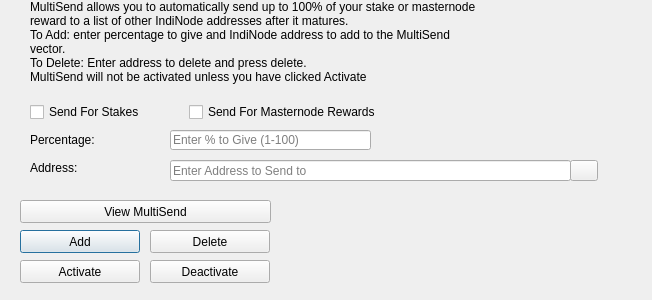
<?xml version="1.0" encoding="UTF-8"?>
<ui version="4.0">
 <class>MultiSendDialog</class>
 <widget class="QDialog" name="MultiSendDialog">
  <property name="windowModality">
   <enum>Qt::NonModal</enum>
  </property>
  <property name="geometry">
   <rect>
    <x>0</x>
    <y>0</y>
    <width>652</width>
    <height>300</height>
   </rect>
  </property>
  <property name="windowTitle">
   <string>MultiSend</string>
  </property>
  <widget class="QLineEdit" name="multiSendPercentEdit">
   <property name="geometry">
    <rect>
     <x>170</x>
     <y>130</y>
     <width>201</width>
     <height>20</height>
    </rect>
   </property>
   <property name="toolTip">
    <string>Enter whole numbers 1 - 100</string>
   </property>
   <property name="placeholderText">
    <string>Enter % to Give (1-100)</string>
   </property>
  </widget>
  <widget class="QLineEdit" name="multiSendAddressEdit">
   <property name="geometry">
    <rect>
     <x>170</x>
     <y>160</y>
     <width>401</width>
     <height>21</height>
    </rect>
   </property>
   <property name="toolTip">
    <string/>
   </property>
   <property name="placeholderText">
    <string>Enter Address to Send to</string>
   </property>
  </widget>
  <widget class="QLabel" name="label_2">
   <property name="geometry">
    <rect>
     <x>30</x>
     <y>0</y>
     <width>451</width>
     <height>121</height>
    </rect>
   </property>
   <property name="lineWidth">
    <number>1</number>
   </property>
   <property name="text">
    <string>MultiSend allows you to automatically send up to 100% of your stake or masternode reward to a list of other IndiNode addresses after it matures.
To Add: enter percentage to give and IndiNode address to add to the MultiSend vector.
To Delete: Enter address to delete and press delete.
MultiSend will not be activated unless you have clicked Activate</string>
   </property>
   <property name="alignment">
    <set>Qt::AlignLeading|Qt::AlignLeft|Qt::AlignTop</set>
   </property>
   <property name="wordWrap">
    <bool>true</bool>
   </property>
  </widget>
  <widget class="QLabel" name="message">
   <property name="geometry">
    <rect>
     <x>290</x>
     <y>200</y>
     <width>351</width>
     <height>91</height>
    </rect>
   </property>
   <property name="text">
    <string/>
   </property>
  </widget>
  <widget class="QPushButton" name="addButton">
   <property name="geometry">
    <rect>
     <x>20</x>
     <y>230</y>
     <width>120</width>
     <height>23</height>
    </rect>
   </property>
   <property name="toolTip">
    <string/>
   </property>
   <property name="statusTip">
    <string>Add to MultiSend Vector</string>
   </property>
   <property name="text">
    <string>Add</string>
   </property>
  </widget>
  <widget class="QPushButton" name="disableButton">
   <property name="geometry">
    <rect>
     <x>150</x>
     <y>260</y>
     <width>120</width>
     <height>23</height>
    </rect>
   </property>
   <property name="statusTip">
    <string>Deactivate MultiSend</string>
   </property>
   <property name="text">
    <string>Deactivate</string>
   </property>
  </widget>
  <widget class="QPushButton" name="addressBookButton">
   <property name="geometry">
    <rect>
     <x>570</x>
     <y>160</y>
     <width>28</width>
     <height>21</height>
    </rect>
   </property>
   <property name="toolTip">
    <string>Choose an address from the address book</string>
   </property>
   <property name="text">
    <string/>
   </property>
   <property name="icon">
    <iconset resource="../indinode.qrc">
     <normaloff>:/icons/address-book</normaloff>:/icons/address-book</iconset>
   </property>
   <property name="shortcut">
    <string>Alt+A</string>
   </property>
   <property name="autoDefault">
    <bool>false</bool>
   </property>
  </widget>
  <widget class="QLabel" name="label">
   <property name="geometry">
    <rect>
     <x>30</x>
     <y>130</y>
     <width>121</width>
     <height>20</height>
    </rect>
   </property>
   <property name="toolTip">
    <string>Percentage of stake to send</string>
   </property>
   <property name="text">
    <string>Percentage:</string>
   </property>
  </widget>
  <widget class="QLabel" name="label_5">
   <property name="geometry">
    <rect>
     <x>30</x>
     <y>160</y>
     <width>111</width>
     <height>16</height>
    </rect>
   </property>
   <property name="toolTip">
    <string>Address to send portion of stake to</string>
   </property>
   <property name="text">
    <string>Address:</string>
   </property>
  </widget>
  <widget class="QPushButton" name="deleteButton">
   <property name="geometry">
    <rect>
     <x>150</x>
     <y>230</y>
     <width>120</width>
     <height>23</height>
    </rect>
   </property>
   <property name="toolTip">
    <string/>
   </property>
   <property name="statusTip">
    <string>Delete Address From MultiSend Vector</string>
   </property>
   <property name="text">
    <string>Delete</string>
   </property>
  </widget>
  <widget class="QPushButton" name="activateButton">
   <property name="geometry">
    <rect>
     <x>20</x>
     <y>260</y>
     <width>120</width>
     <height>23</height>
    </rect>
   </property>
   <property name="statusTip">
    <string>Activate MultiSend</string>
   </property>
   <property name="text">
    <string>Activate</string>
   </property>
  </widget>
  <widget class="QPushButton" name="viewButton">
   <property name="geometry">
    <rect>
     <x>20</x>
     <y>200</y>
     <width>251</width>
     <height>23</height>
    </rect>
   </property>
   <property name="toolTip">
    <string/>
   </property>
   <property name="statusTip">
    <string>View MultiSend Vector</string>
   </property>
   <property name="text">
    <string>View MultiSend</string>
   </property>
  </widget>
  <widget class="QWidget" name="horizontalLayoutWidget">
   <property name="geometry">
    <rect>
     <x>30</x>
     <y>100</y>
     <width>351</width>
     <height>24</height>
    </rect>
   </property>
   <layout class="QHBoxLayout" name="horizontalLayout">
    <item>
     <widget class="QCheckBox" name="multiSendStakeCheckBox">
      <property name="text">
       <string>Send For Stakes</string>
      </property>
     </widget>
    </item>
    <item>
     <widget class="QCheckBox" name="multiSendMasternodeCheckBox">
      <property name="text">
       <string>Send For Masternode Rewards</string>
      </property>
     </widget>
    </item>
   </layout>
  </widget>
 </widget>
 <resources>
  <include location="../indinode.qrc"/>
 </resources>
 <connections/>
</ui>
